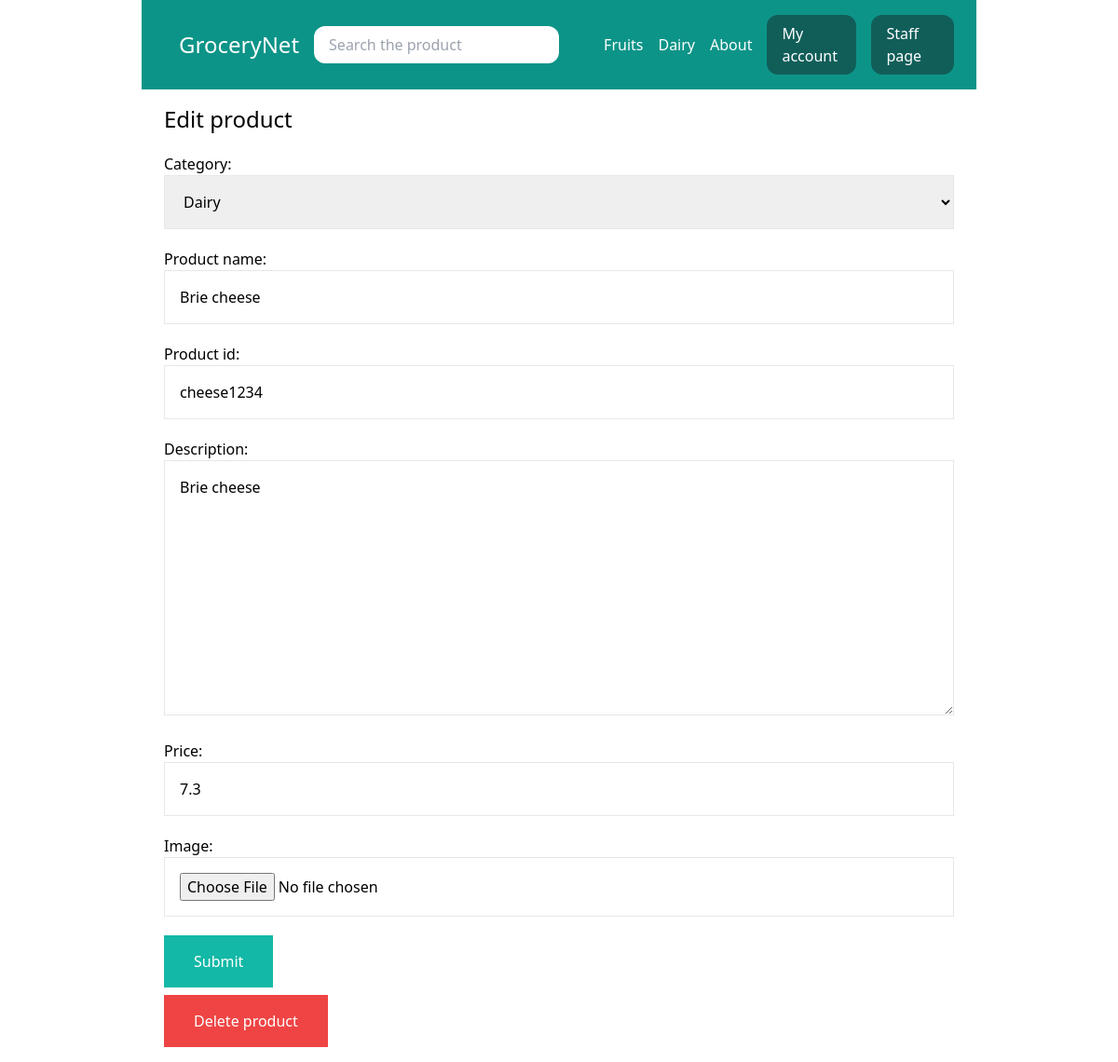
The page /staff-page/edit-product/4/ (signed in) on the database its author committed.
### store/models.py (models this page shows, shortened)
class Category(models.Model):
    title = models.CharField(max_length=50)
    slug = models.SlugField(max_length=50)
    class Meta:
        verbose_name_plural = 'Categories' # 관리사이트의 모델 표기방법 변경
    def __str__(self):
        return self.title

class Product(models.Model):
    DRAFT = 'draft'
    WAITING_APPROVAL = 'waitingapproval'
    ACTIVE = 'active'
    DELETED = 'deleted'
    STATUS_CHOICES = (
        (DRAFT, 'Draft'),
        (WAITING_APPROVAL, 'Waiting approval'),
        (ACTIVE, 'Active'),
        (DELETED, 'Deleted'),
    )
    user = models.ForeignKey(User, related_name='products', on_delete=models.CASCADE)
    category = models.ForeignKey(Category, related_name='products', on_delete=models.CASCADE)
    product_name = models.CharField(max_length=50)
    product_id = models.CharField(max_length=50)
    slug = models.SlugField(max_length=50)
    description = models.TextField(blank=True)
    price = models.FloatField()
    image = models.ImageField(upload_to='uploads/product_images/', blank=True, null=True)
    created_at = models.DateTimeField(auto_now_add=True)
    updated_at = models.DateTimeField(auto_now=True)
    status = models.CharField(max_length=50, choices=STATUS_CHOICES, default=ACTIVE)
    class Meta:
        ordering = ('-created_at',)  #표시 순서 변경

### userprofile/views.py (the view)
# urls.py: path('staff-page/edit-product/<int:pk>/', views.edit_product, name='edit_product'),
@login_required
def edit_product(request, pk):
    product = Product.objects.filter(user=request.user).get(pk=pk)
    if request.method == 'POST':
        form = ProductForm(request.POST, request.FILES, instance=product)
        if form.is_valid():
            form.save()
            messages.success(request, 'The product was updated.')
            return redirect('staff_page')
    else:
        form = ProductForm(instance=product)
    return render(request, 'userprofile/update_product.html', {
        'title': 'Edit product',
        'product': product,
        'form': form
    })

### store/forms.py
class ProductForm(forms.ModelForm):
    class Meta:
        model = Product
        fields = ('category', 'product_name', 'product_id', 'description', 'price', 'image',)
        widgets = {
            'category': forms.Select(attrs={
                'class': 'w-full p-4 border border-gray-200'
            }),
            'product_name': forms.TextInput(attrs={
                'class': 'w-full p-4 border border-gray-200'
            }),
            'description': forms.Textarea(attrs={
                'class': 'w-full p-4 border border-gray-200'
            }),
            'price': forms.TextInput(attrs={
                'class': 'w-full p-4 border border-gray-200'
            }),
            'image': forms.FileInput(attrs={
                'class': 'w-full p-4 border border-gray-200'
            }),
            'product_id': forms.TextInput(attrs={
                'class': 'w-full p-4 border border-gray-200'
            }),
        }

### store/templatetags/menu.py (called while the page is built)
@register.inclusion_tag('core/menu.html')
def menu():
    categories = Category.objects.all()
    return {'categories': categories}

### userprofile/templates/userprofile/update_product.html (shortened to what this page needs)
{% extends "core/base.html" %}
{% block content %}
    <h1 class="text-2xl">{{ title }}</h1>
    <form method="post" action="." enctype="multipart/form-data" class="space-y-5">
        {{ form.as_p }}
        <button type="submit" class="py-4 px-8 bg-teal-500 text-white hover:bg-teal-800">Submit</button>
    </form>
    {% if product %}
        <a href="{% url "delete_product" product.id %}" class="inline-block mt-2 py-4 px-8 bg-red-500 text-white">Delete product</a>
    {% endif %}
{% endblock content %}

### core/templates/core/menu.html
{% for category in categories %}
    <a href="{% url "category_detail" category.slug %}" class="text-white">{{ category.title }}</a>
{% endfor %}
<a href="{% url "about" %}" class="text-white">About</a>

### rows shown on the page
Category: title "Fruits"
Category: title "Dairy"
Product: category "Dairy", product_name "Brie cheese", product_id "cheese1234", description "Brie cheese", price "7.3"

### other values the page prints
{{ title }} "Edit product"
